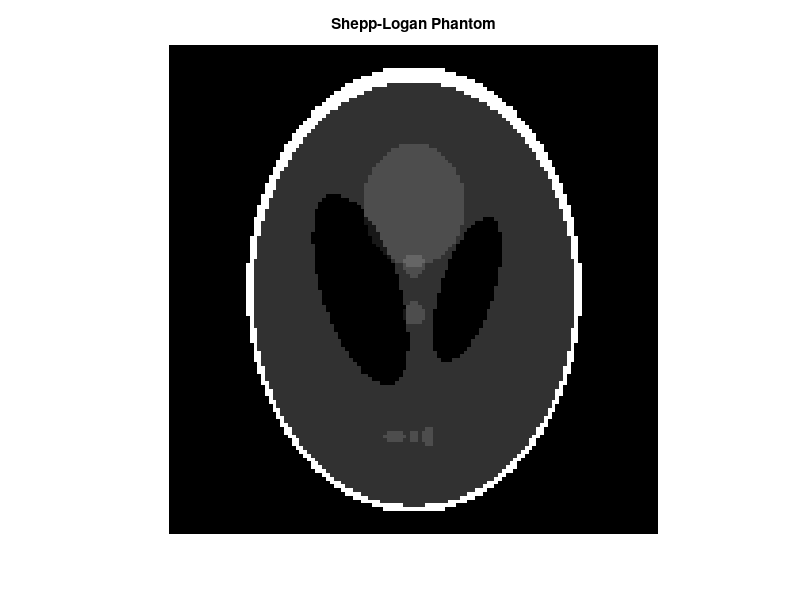
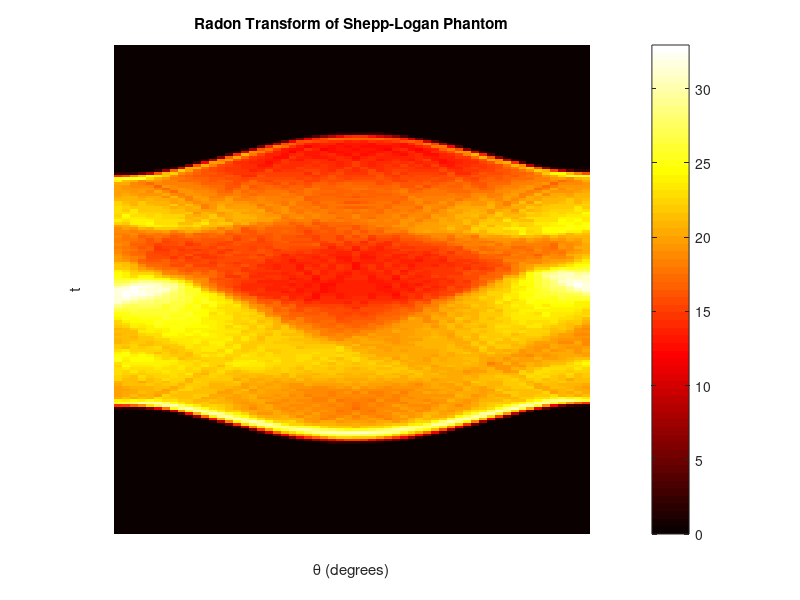

Source code (MATLAB) for these figures, in order: (Note: this script raises an error after producing the figures.)
clc; clear;
close all;

I = phantom(128);
theta = 0:3:177;

figure();
imshow(I)
title('Shepp-Logan Phantom')
saveas(gcf, '../../results/q2/phantom.png')

I_f = fftshift(fft2(I));

[R,t] = radon(I,theta);

figure();
imshow(R,[],'Xdata',theta,'Ydata',t,'InitialMagnification','fit')
xlabel('\theta (degrees)')
ylabel('t')
title('Radon Transform of Shepp-Logan Phantom')
colormap(gca,hot), colorbar
saveas(gcf, '../../results/q2/A/radon.png')

w_max = max(t);
%-------------------------------------------------------------------
R_ramlek_full = myFilter(R,t,w_max,'Ram-Lek');
R_ramlek_half = myFilter(R,t,w_max/2,'Ram-Lek');

R_shepp_full = myFilter(R,t,w_max,'Shepp-Logan');
R_shepp_half = myFilter(R,t,w_max/2,'Shepp-Logan');

R_cosine_full = myFilter(R,t,w_max,'Cosine');
R_cosine_half = myFilter(R,t,w_max/2,'Cosine');
%-------------------------------------------------------------------
figure();
imshow(R_ramlek_half,[],'Xdata',theta,'Ydata',t,'InitialMagnification','fit')
xlabel('\theta (degrees)')
ylabel('t')
title('Filtered Radon Transform (RamLek Half Width)')
colormap(gca,hot), colorbar
saveas(gcf, '../../results/q2/A/frt_ram_half.png')

figure();
imshow(R_ramlek_full,[],'Xdata',theta,'Ydata',t,'InitialMagnification','fit')
xlabel('\theta (degrees)')
ylabel('t')
title('Filtered Radon Transform (RamLek Full Width)')
colormap(gca,hot), colorbar
saveas(gcf, '../../results/q2/A/frt_ram_full.png')
%-------------------------------------------------------------------
figure();
imshow(R_shepp_half,[],'Xdata',theta,'Ydata',t,'InitialMagnification','fit')
xlabel('\theta (degrees)')
ylabel('t')
title('Filtered Radon Transform (Shepp-Logan Half Width)')
colormap(gca,hot), colorbar
saveas(gcf, '../../results/q2/A/frt_shepp_half.png')

figure();
imshow(R_shepp_full,[],'Xdata',theta,'Ydata',t,'InitialMagnification','fit')
xlabel('\theta (degrees)')
ylabel('t')
title('Filtered Radon Transform (Shepp-Logan Full Width)')
colormap(gca,hot), colorbar
saveas(gcf, '../../results/q2/A/frt_shepp_full.png')
%-------------------------------------------------------------------
figure();
imshow(R_cosine_half,[],'Xdata',theta,'Ydata',t,'InitialMagnification','fit')
xlabel('\theta (degrees)')
ylabel('t')
title('Filtered Radon Transform (Cosine Half Width)')
colormap(gca,hot), colorbar
saveas(gcf, '../../results/q2/A/frt_cos_half.png')

figure();
imshow(R_cosine_full,[],'Xdata',theta,'Ydata',t,'InitialMagnification','fit')
xlabel('\theta (degrees)')
ylabel('t')
title('Filtered Radon Transform (Cosine Full Width)')
colormap(gca,hot), colorbar
saveas(gcf, '../../results/q2/A/frt_cos_full.png')

%-------------------------------------------------------------------
recon_ramlek_half = 0.5*iradon(R_ramlek_half, theta, 'linear','none', 1, 128);
recon_ramlek_full = 0.5*iradon(R_ramlek_full, theta, 'linear','none', 1, 128);
recon_ramlek_ref = iradon(R, theta, 'linear', 'Ram-Lak', 1, 128);

recon_shepp_half = 0.5*iradon(R_shepp_half, theta, 'linear','none', 1, 128);
recon_shepp_full = 0.5*iradon(R_shepp_full, theta, 'linear','none', 1, 128);
recon_shepp_ref = iradon(R, theta, 'linear', 'Shepp-Logan', 1, 128);

recon_cosine_half = 0.5*iradon(R_cosine_half, theta, 'linear','none', 1, 128);
recon_cosine_full = 0.5*iradon(R_cosine_full, theta, 'linear','none', 1, 128);
recon_cosine_ref = iradon(R, theta, 'linear', 'Cosine', 1, 128);

%-------------------------------------------------------------------
recon_ramlak_half = normalize(recon_ramlek_half);
recon_ramlak_full = normalize(recon_ramlek_full);
recon_ramlak_ref = normalize(recon_ramlek_ref);

recon_shepp_half = normalize(recon_shepp_half);
recon_shepp_full = normalize(recon_shepp_full);
recon_shepp_ref = normalize(recon_shepp_ref);

recon_cosine_half = normalize(recon_cosine_half);
recon_cosine_full = normalize(recon_cosine_full);
recon_cosine_ref = normalize(recon_cosine_ref);
%-------------------------------------------------------------------
figure();
subplot(1,3,1);
imshow(recon_ramlak_ref, []);
title('Reference (Ram-Lek Filter)')
subplot(1,3,2);
imshow(recon_ramlak_full, []);
title('Full width (Ram-Lek Filter)')
subplot(1,3,3);
imshow(recon_ramlak_half, []);
title('Half width (Ram-Lek Filter)')
saveas(gcf, '../../results/q2/A/ramlak_comparison.png')
%-------------------------------------------------------------------
figure();
subplot(1,3,1);
imshow(recon_shepp_ref, []);
title('Reference (Shepp-Logan Filter)')
subplot(1,3,2);
imshow(recon_shepp_full, []);
title('Full width (Shepp-Logan Filter)')
subplot(1,3,3);
imshow(recon_shepp_half, []);
title('Half width (Shepp-Logan Filter)')
saveas(gcf, '../../results/q2/A/shepp_comparison.png')
%-------------------------------------------------------------------
figure();
subplot(1,3,1);
imshow(recon_cosine_ref, []);
title('Reference (Cosine Filter)')
subplot(1,3,2);
imshow(recon_cosine_full, []);
title('Full width (Cosine Filter)')
subplot(1,3,3);
imshow(recon_cosine_half, []);
title('Half width (Cosine Filter)')
saveas(gcf, '../../results/q2/A/cosine_comparison.png')
%-------------------------------------------------------------------
figure();
imshow(recon_ramlak_full, []);
title('Ram-Lak Full Width Reconstruction')
saveas(gcf, '../../results/q2/A/ramlak_full.png')

figure();
imshow(recon_ramlak_half, []);
title('Ram-Lak Half Width Reconstruction')
saveas(gcf, '../../results/q2/A/ramlak_half.png')

figure();
imshow(recon_ramlak_ref, []);
title('Ram-Lak Reference Reconstruction')
saveas(gcf, '../../results/q2/A/ramlak_ref.png')
%-------------------------------------------------------------------
figure();
imshow(recon_shepp_full, []);
title('Shepp-Logan Full Width Reconstruction')
saveas(gcf, '../../results/q2/A/shepp_full.png')

figure();
imshow(recon_shepp_half, []);
title('Shepp-Logan Half Width Reconstruction')
saveas(gcf, '../../results/q2/A/shepp_half.png')

figure();
imshow(recon_shepp_ref, []);
title('Shepp-Logan Reference Reconstruction')
saveas(gcf, '../../results/q2/A/cosine_ref.png')
%-------------------------------------------------------------------
figure();
imshow(recon_cosine_full, []);
title('Cosine Full Width Reconstruction')
saveas(gcf, '../../results/q2/A/cosine_full.png')

figure();
imshow(recon_cosine_half, []);
title('Cosine Half Width Reconstruction')
saveas(gcf, '../../results/q2/A/cosine_half.png')

figure();
imshow(recon_cosine_ref, []);
title('Cosine Reference Reconstruction')
saveas(gcf, '../../results/q2/A/cosine_ref.png')



